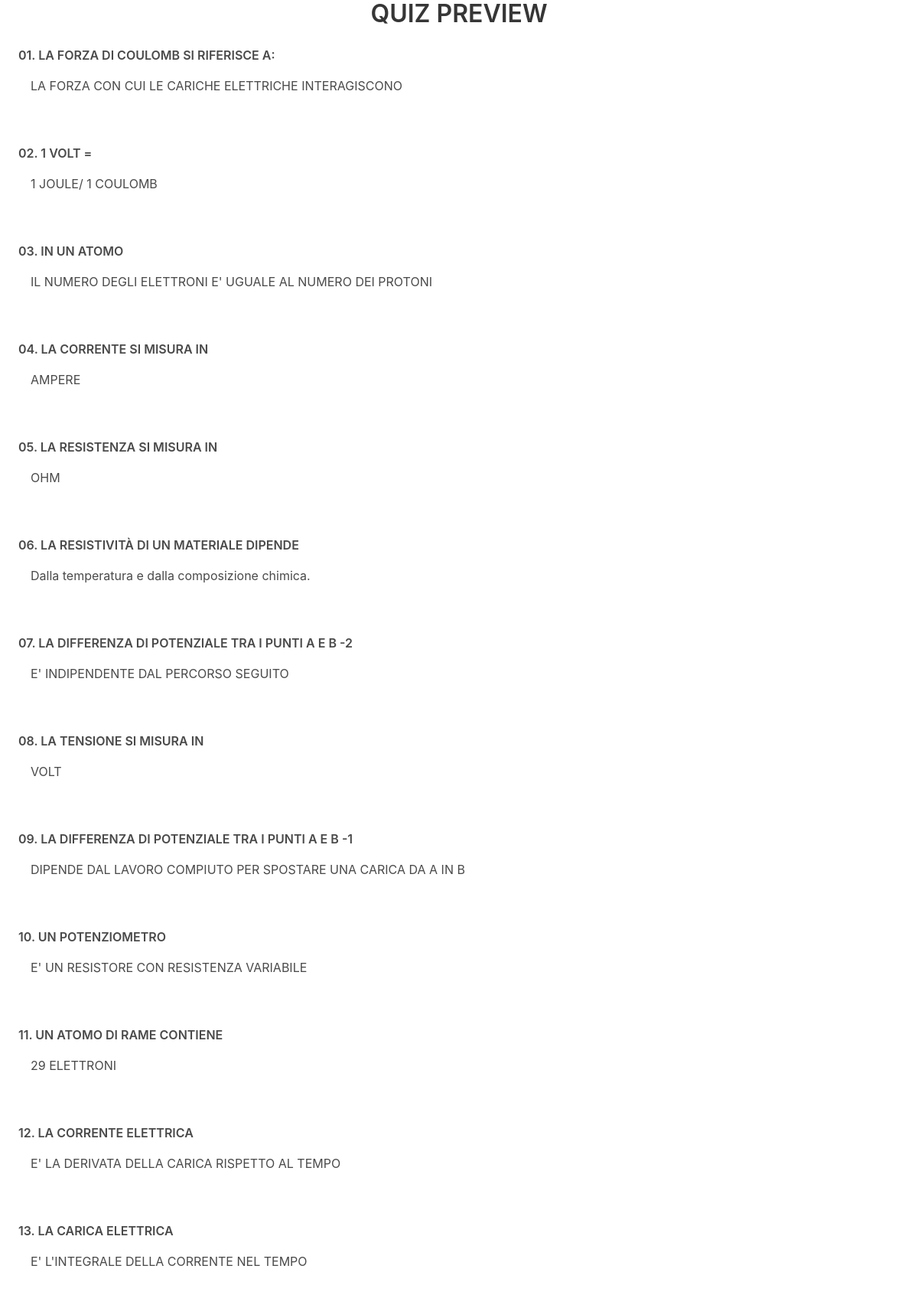
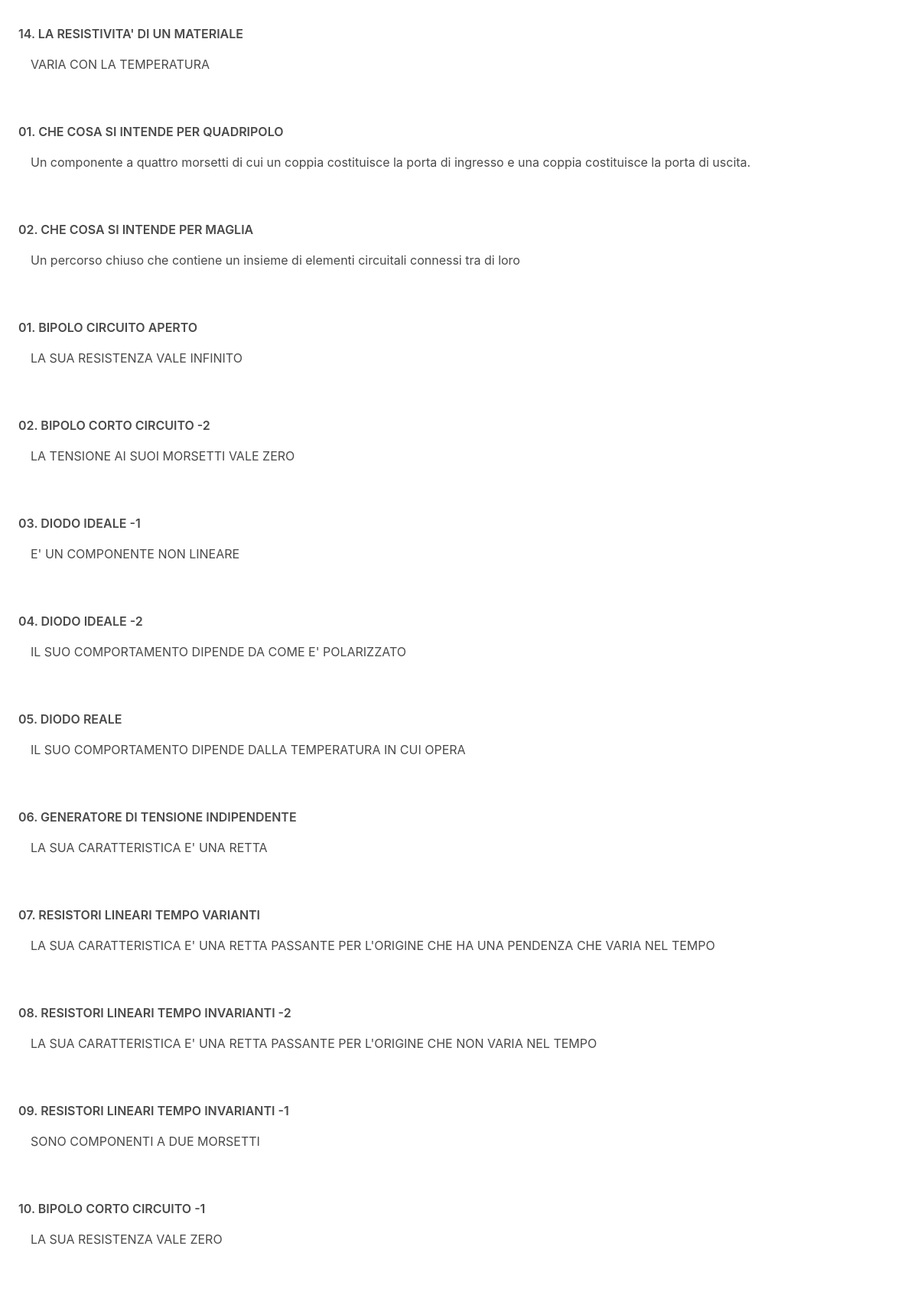
The app's page /view_all/ (upper part) with its own data (2 pictures, top to bottom).
### main/models.py (models this page shows, shortened)
class DC(models.Model):
    domanda = models.CharField(max_length=1000)
    image = models.ImageField(upload_to="static/images/", default='default.jpg')
    r1 = models.CharField(max_length=1000)
    r2 = models.CharField(max_length=1000)
    r3 = models.CharField(max_length=1000)
    r4 = models.CharField(max_length=1000)
    rc = models.CharField(max_length=1000)

### main/views.py (the view)
# urls.py: path("view_all/", views.view_all, name="view_all"),
def view_all(request):
    d_ap = DA.objects.all()
    d_ch = DC.objects.all()
    return render(request, "main/view_all.html", {"d_ap":d_ap, "d_ch":d_ch})

### templates/main/view_all.html (shortened to what this page needs)
{%extends "main/base.html"%}
{%block content%}
<form method="POST" id="request">
  <h1 class="title"><center>QUIZ PREVIEW</center></h1>
  <div class="content mx-5">
    {% for d in d_ch %}
    <p class="has-text-weight-semibold">{{ d.domanda }}</p>
    <p class="mx-4 ">{{ d.rc }}</p>
    <br><br>
    {% endfor %}
    {% for d in d_ap %}
    <br><br>
    {% endfor %}
  </div>
</form>
{%endblock%}

### templates/main/base.html
<link rel="stylesheet" href="https://cdn.jsdelivr.net/npm/bulma@0.9.3/css/bulma.min.css">
{%block content%}
{%endblock%}

### records on screen
DC: domanda "01. LA FORZA DI COULOMB SI RIFERISCE A:", rc "LA FORZA CON CUI LE CARICHE ELETTRICHE INTERAGISCONO"
DC: domanda "02. 1 VOLT =", rc "1 JOULE/ 1 COULOMB"
DC: domanda "03. IN UN ATOMO", rc "IL NUMERO DEGLI ELETTRONI E' UGUALE AL NUMERO DEI PROTONI"
DC: domanda "04. LA CORRENTE SI MISURA IN", rc "AMPERE"
DC: domanda "05. LA RESISTENZA SI MISURA IN", rc "OHM"
DC: domanda "06. LA RESISTIVITÀ DI UN MATERIALE DIPENDE", rc "Dalla temperatura e dalla composizione chimica."
DC: domanda "07. LA DIFFERENZA DI POTENZIALE TRA I PUNTI A E B -2", rc "E' INDIPENDENTE DAL PERCORSO SEGUITO"
DC: domanda "08. LA TENSIONE SI MISURA IN", rc "VOLT"
DC: domanda "09. LA DIFFERENZA DI POTENZIALE TRA I PUNTI A E B -1", rc "DIPENDE DAL LAVORO COMPIUTO PER SPOSTARE UNA CARICA DA A IN B"
DC: domanda "10. UN POTENZIOMETRO", rc "E' UN RESISTORE CON RESISTENZA VARIABILE"
DC: domanda "11. UN ATOMO DI RAME CONTIENE", rc "29 ELETTRONI"
DC: domanda "12. LA CORRENTE ELETTRICA", rc "E' LA DERIVATA DELLA CARICA RISPETTO AL TEMPO"
DC: domanda "13. LA CARICA ELETTRICA", rc "E' L'INTEGRALE DELLA CORRENTE NEL TEMPO"
DC: domanda "14. LA RESISTIVITA' DI UN MATERIALE", rc "VARIA CON LA TEMPERATURA"
DC: domanda "01. CHE COSA SI INTENDE PER QUADRIPOLO", rc "Un componente a quattro morsetti di cui un coppia costituisce la porta di ingresso e una coppia costituisce la porta di uscita."
DC: domanda "02. CHE COSA SI INTENDE PER MAGLIA", rc "Un percorso chiuso che contiene un insieme di elementi circuitali connessi tra di loro"
DC: domanda "01. BIPOLO CIRCUITO APERTO", rc "LA SUA RESISTENZA VALE INFINITO"
DC: domanda "02. BIPOLO CORTO CIRCUITO -2", rc "LA TENSIONE AI SUOI MORSETTI VALE ZERO"
DC: domanda "03. DIODO IDEALE -1", rc "E' UN COMPONENTE NON LINEARE"
DC: domanda "04. DIODO IDEALE -2", rc "IL SUO COMPORTAMENTO DIPENDE DA COME E' POLARIZZATO"
DC: domanda "05. DIODO REALE", rc "IL SUO COMPORTAMENTO DIPENDE DALLA TEMPERATURA IN CUI OPERA"
DC: domanda "06. GENERATORE DI TENSIONE INDIPENDENTE", rc "LA SUA CARATTERISTICA E' UNA RETTA"
DC: domanda "07. RESISTORI LINEARI TEMPO VARIANTI", rc "LA SUA CARATTERISTICA E' UNA RETTA PASSANTE PER L'ORIGINE CHE HA UNA PENDENZA CHE VARIA NEL TEMPO"
DC: domanda "08. RESISTORI LINEARI TEMPO INVARIANTI -2", rc "LA SUA CARATTERISTICA E' UNA RETTA PASSANTE PER L'ORIGINE CHE NON VARIA NEL TEMPO"
DC: domanda "09. RESISTORI LINEARI TEMPO INVARIANTI -1", rc "SONO COMPONENTI A DUE MORSETTI"
DC: domanda "10. BIPOLO CORTO CIRCUITO -1", rc "LA SUA RESISTENZA VALE ZERO"
